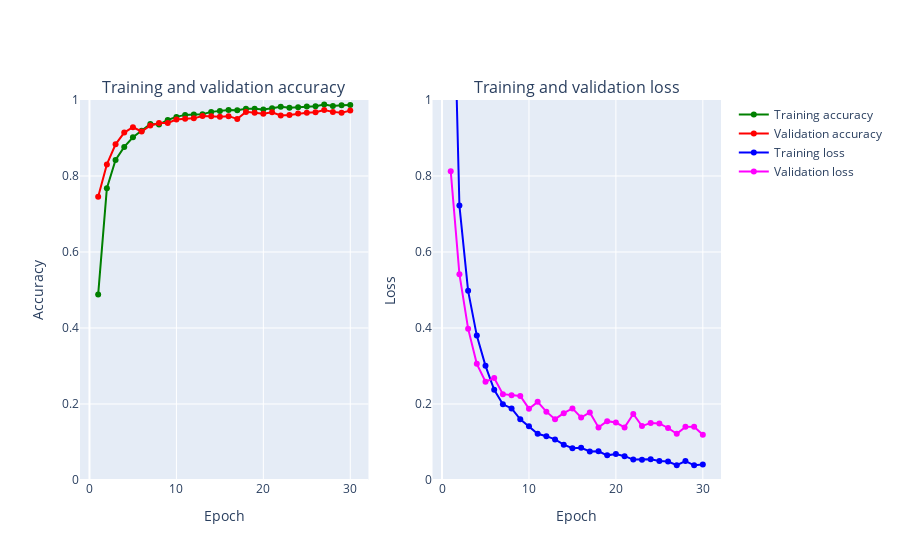

This figure's notebook cell:
### Markdown cell above
Plotting accuracy changes and loss function changes

### Code cell
def create_trace(x,y,ylabel,color):
        trace = go.Scatter(
            x = x,y = y,
            name=ylabel,
            marker=dict(color=color),
            mode = "markers+lines",
            text=x
        )
        return trace
    
def plot_accuracy_and_loss(train_model):
    hist = train_model.history
    acc = hist['accuracy']
    val_acc = hist['val_accuracy']
    loss = hist['loss']
    val_loss = hist['val_loss']
    epochs = list(range(1,len(acc)+1))
    trace_ta = create_trace(epochs,acc,"Training accuracy", "Green")
    trace_va = create_trace(epochs,val_acc,"Validation accuracy", "Red")
    trace_tl = create_trace(epochs,loss,"Training loss", "Blue")
    trace_vl = create_trace(epochs,val_loss,"Validation loss", "Magenta")
    fig = tools.make_subplots(rows=1,cols=2, subplot_titles=('Training and validation accuracy', 'Training and validation loss'))
    fig.append_trace(trace_ta,1,1)
    fig.append_trace(trace_va,1,1)
    fig.append_trace(trace_tl,1,2)
    fig.append_trace(trace_vl,1,2)
    fig['layout']['xaxis'].update(title = 'Epoch')
    fig['layout']['xaxis2'].update(title = 'Epoch')
    fig['layout']['yaxis'].update(title = 'Accuracy', range=[0,1])
    fig['layout']['yaxis2'].update(title = 'Loss', range=[0,1])
    iplot(fig, filename='accuracy-loss')

plot_accuracy_and_loss(train_model)

### Figure 1 — Plotly figure (JSON) as saved in the notebook; plotly's stock layout.template omitted (floating-point values rounded to 4 significant figures)
{"data": [{"marker": {"color": "Green"}, "mode": "markers+lines", "name": "Training accuracy", "text": ["1", "2", "3", "4", "5", "6", "7", "8", "9", "10", "11", "12", "13", "14", "15", "16", "17", "18", "19", "20", "21", "22", "23", "24", "25", "26", "27", "28", "29", "30"], "type": "scatter", "x": [1, 2, 3, 4, 5, 6, 7, 8, 9, 10, 11, 12, 13, 14, 15, 16, 17, 18, 19, 20, 21, 22, 23, 24, 25, 26, 27, 28, 29, 30], "xaxis": "x", "y": [0.4883, 0.7676, 0.842, 0.8765, 0.9019, 0.9192, 0.9368, 0.9353, 0.9473, 0.9555, 0.9608, 0.9619, 0.9624, 0.9688, 0.9711, 0.9735, 0.973, 0.977, 0.9771, 0.9753, 0.9782, 0.982, 0.9799, 0.981, 0.9827, 0.9836, 0.988, 0.9845, 0.9865, 0.9869], "yaxis": "y"}, {"marker": {"color": "Red"}, "mode": "markers+lines", "name": "Validation accuracy", "text": ["1", "2", "3", "4", "5", "6", "7", "8", "9", "10", "11", "12", "13", "14", "15", "16", "17", "18", "19", "20", "21", "22", "23", "24", "25", "26", "27", "28", "29", "30"], "type": "scatter", "x": [1, 2, 3, 4, 5, 6, 7, 8, 9, 10, 11, 12, 13, 14, 15, 16, 17, 18, 19, 20, 21, 22, 23, 24, 25, 26, 27, 28, 29, 30], "xaxis": "x", "y": [0.7454, 0.8304, 0.8833, 0.9142, 0.9283, 0.9171, 0.9329, 0.9392, 0.9396, 0.9488, 0.9504, 0.9517, 0.9579, 0.9571, 0.9558, 0.9575, 0.95, 0.9688, 0.9663, 0.9638, 0.9675, 0.9592, 0.9608, 0.9642, 0.9667, 0.9679, 0.9737, 0.9688, 0.9663, 0.9721], "yaxis": "y"}, {"marker": {"color": "Blue"}, "mode": "markers+lines", "name": "Training loss", "text": ["1", "2", "3", "4", "5", "6", "7", "8", "9", "10", "11", "12", "13", "14", "15", "16", "17", "18", "19", "20", "21", "22", "23", "24", "25", "26", "27", "28", "29", "30"], "type": "scatter", "x": [1, 2, 3, 4, 5, 6, 7, 8, 9, 10, 11, 12, 13, 14, 15, 16, 17, 18, 19, 20, 21, 22, 23, 24, 25, 26, 27, 28, 29, 30], "xaxis": "x2", "y": [1.633, 0.7221, 0.4978, 0.38, 0.3005, 0.2374, 0.1993, 0.1885, 0.1598, 0.1414, 0.1215, 0.1154, 0.1069, 0.09299, 0.08376, 0.08496, 0.07532, 0.07553, 0.0649, 0.06858, 0.06274, 0.05366, 0.05312, 0.05447, 0.0502, 0.04877, 0.03889, 0.04992, 0.03874, 0.04106], "yaxis": "y2"}, {"marker": {"color": "Magenta"}, "mode": "markers+lines", "name": "Validation loss", "text": ["1", "2", "3", "4", "5", "6", "7", "8", "9", "10", "11", "12", "13", "14", "15", "16", "17", "18", "19", "20", "21", "22", "23", "24", "25", "26", "27", "28", "29", "30"], "type": "scatter", "x": [1, 2, 3, 4, 5, 6, 7, 8, 9, 10, 11, 12, 13, 14, 15, 16, 17, 18, 19, 20, 21, 22, 23, 24, 25, 26, 27, 28, 29, 30], "xaxis": "x2", "y": [0.8127, 0.5416, 0.3984, 0.3056, 0.2587, 0.2684, 0.2258, 0.223, 0.221, 0.1877, 0.2056, 0.1799, 0.1601, 0.1759, 0.1884, 0.1645, 0.1779, 0.1384, 0.1549, 0.1513, 0.1384, 0.1737, 0.1418, 0.1503, 0.149, 0.1369, 0.1215, 0.1398, 0.1402, 0.1188], "yaxis": "y2"}], "layout": {"annotations": [{"font": {"size": 16}, "showarrow": false, "text": "Training and validation accuracy", "x": 0.225, "xanchor": "center", "xref": "paper", "y": 1, "yanchor": "bottom", "yref": "paper"}, {"font": {"size": 16}, "showarrow": false, "text": "Training and validation loss", "x": 0.775, "xanchor": "center", "xref": "paper", "y": 1, "yanchor": "bottom", "yref": "paper"}], "xaxis": {"anchor": "y", "domain": [0, 0.45], "title": {"text": "Epoch"}}, "xaxis2": {"anchor": "y2", "domain": [0.55, 1], "title": {"text": "Epoch"}}, "yaxis": {"anchor": "x", "domain": [0, 1], "range": [0, 1], "title": {"text": "Accuracy"}}, "yaxis2": {"anchor": "x2", "domain": [0, 1], "range": [0, 1], "title": {"text": "Loss"}}}}
